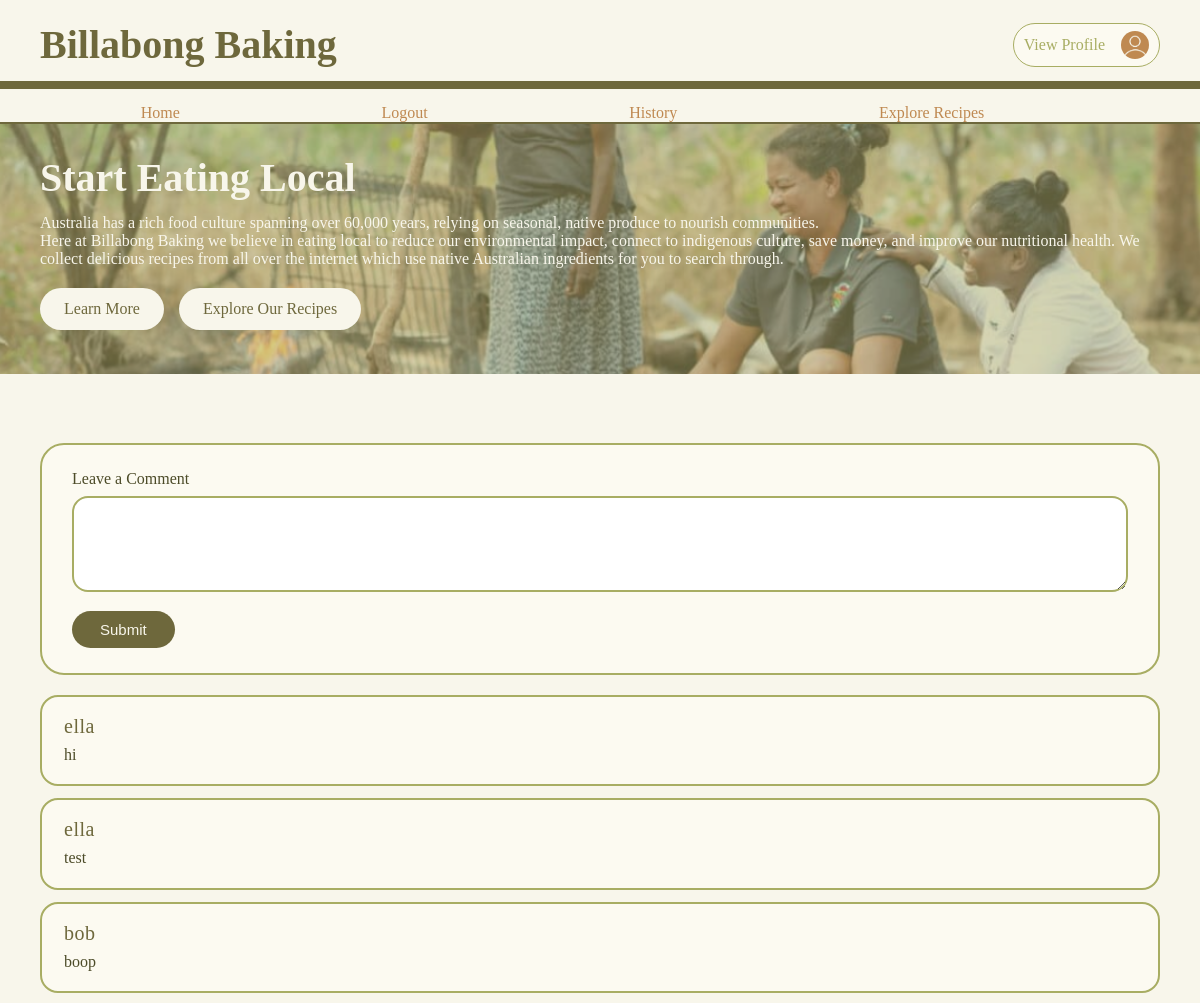
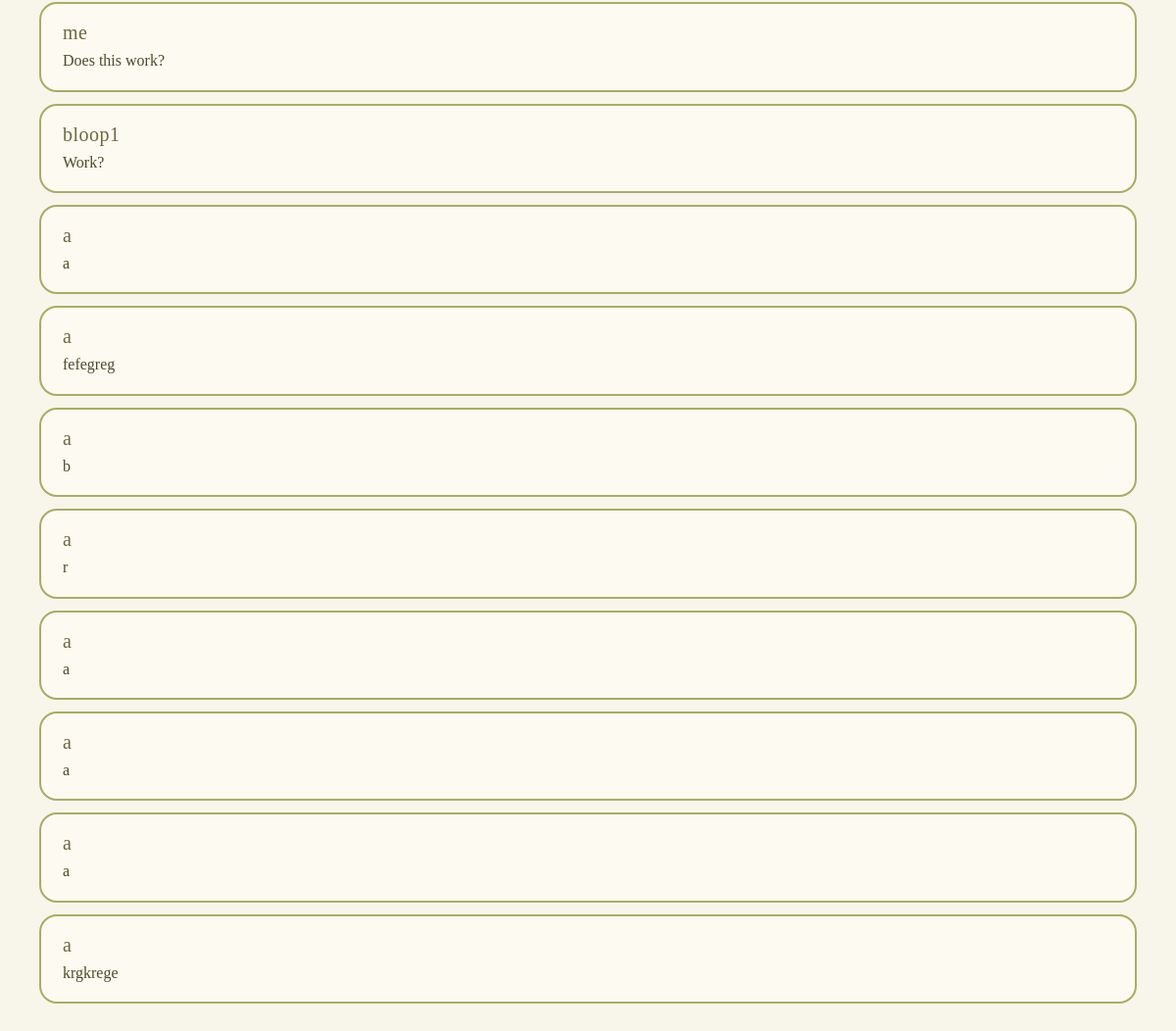
/index (signed in), run on the app's committed database (2 pictures, top to bottom).
### app/models.py (models this page shows, shortened)
class Post(db.Model):
    id: so.Mapped[int] = so.mapped_column(primary_key=True)
    body: so.Mapped[str] = so.mapped_column(sa.String(140))
    timestamp: so.Mapped[datetime] = so.mapped_column(
        index=True, default=lambda: datetime.now(timezone.utc))
    user_id: so.Mapped[int] = so.mapped_column(sa.ForeignKey(User.id),
                                               index=True)
    author: so.Mapped[User] = so.relationship(back_populates='posts')

class User(UserMixin, db.Model):
    id: so.Mapped[int] = so.mapped_column(primary_key=True)
    username: so.Mapped[str] = so.mapped_column(sa.String(64), index=True,
                                                unique=True)
    email: so.Mapped[str] = so.mapped_column(sa.String(120), index=True,
                                             unique=True)
    password_hash: so.Mapped[Optional[str]] = so.mapped_column(sa.String(256))
    posts: so.WriteOnlyMapped['Post'] = so.relationship(
        back_populates='author')

### app/routes.py (the view)
@app.route('/', methods=['GET', 'POST'])
@app.route('/index', methods=['GET', 'POST'])
def index():
    form = PostForm()
    if form.validate_on_submit():
        post = Post(body=form.post.data, author=current_user)
        db.session.add(post)
        db.session.commit()
        return redirect(url_for('index'))
    posts = db.session.scalars(db.select(Post)).all()
    return render_template('index.html', title='Home Page', form=form, posts=posts)

### app/forms.py
class PostForm(FlaskForm):
    post = TextAreaField('Leave a Comment', validators=[
        DataRequired(), Length(min=1, max=140)])
    submit = SubmitField('Submit')

### app/models.py (called while the page is built)
@login.user_loader
def load_user(id):
    return db.session.get(User, int(id))

### app/templates/index.html (shortened to what this page needs)
{% extends "base.html" %}
{% block content %}
    <section class="section1">
        <h1>Start Eating Local</h1>
        <p>Australia has a rich food culture spanning over 60,000 years, relying on seasonal, native produce to nourish communities.</p>
        <p>Here at Billabong Baking we believe in eating local to reduce our environmental impact, connect to indigenous culture, save money, and improve our nutritional health. We collect delicious recipes from all over the internet which use native Australian ingredients for you to search through.</p>
        <div class="s1-button-container">
            <a href="{{ url_for('history') }}" class="default-button">Learn More</a>
            <a href="{{ url_for('explore') }}" class="default-button">Explore Our Recipes</a>
        </div>
    </section>
    <br>
    <div class="comment-section">
        <div class="create-post-card">
            <form action="" method="post" class="post-form">
                <p class="form-group">
                    {{ form.post.label(class="form-label") }}<br>
                    {{ form.post(cols=32, rows=4, class="form-textarea") }}<br>
                </p>
                <p>{{ form.submit(class="submit-button") }}</p>
            </form>
        </div>
        <div class="post-feed">
            {% for post in posts %}
            <div class="post-item">
                <span class="post-author">{{ post.author.username }}</span>
                <p class="post-body">{{ post.body }}</p>
            </div>
            {% endfor %}
        </div>
    </div>
{% endblock %}

### app/templates/base.html (shortened to what this page needs)
<!doctype html>
<html lang="en-AU">
    <head>
        <link rel="stylesheet" href="{{ url_for('static', filename='style.css') }}">
    </head>
    <body>
        <div class="header">
            <h1> Billabong Baking </h1>
            {% if current_user.is_authenticated %}
            <a href="{{ url_for('user', username=current_user.username) }}" class="profile-button">
                View Profile<img class="profile-picture" src="{{ url_for('static', filename='images/profile_picture.png') }}">
            </a>
            {% endif %}
        </div>
        <div class="navbar">
            <a href="{{ url_for('index') }}">Home</a>
            {% if current_user.is_anonymous %}
            <a href="{{ url_for('login') }}">Login</a>
            {% else %}
            <a href="{{ url_for('logout') }}">Logout</a>
            {% endif %}
            <a href="{{ url_for('history') }}">History</a>
            <a href="{{ url_for('explore') }}">Explore Recipes</a>
        </div>
        {% block content %}{% endblock %}
    </body>
</html>

### app/static/style.css (style rules this page uses)
* { margin:0; padding: 0; box-sizing: border-box; }
body { background-color:#F8F6EB; }
.header { justify-content: flex-start; display: flex; align-items: center; position: sticky; background:#F8F6EB; padding: 21px 40px; top: 0; color:#6E683C; font-size: 20px; border-bottom: 8px solid #6E683C; padding-bottom: 13px; margin-bottom: 15px; }
.profile-button { display: flex; margin-left: auto; padding: 7px 10px; gap: 16px; max-width: 150px; text-align: left; align-items: center; border: 1.5px solid #a8ad63; border-radius: 90px; color: #a8ad63; font-size: 1rem; text-decoration: none; background: #FCFAF1; }
.profile-picture { max-width: 28px; height: auto; border-radius: 50%; justify-content: right; align-items: center; }
.navbar { display: flex; height: 20px; align-items: center; border-bottom: 2px solid #6E683C; padding: 0px 40px; box-sizing: border-box; }
.navbar a { text-decoration: none; color:#BF8951; padding-inline: 9%; }
.section1 { min-height: 250px; background-image: url('/static/images/baking_background_picture.png'); background-size: cover; background-position: center; background-repeat: no-repeat; color:#F8F6EB; padding: 10px 40px; }
.section1 h1 { font-size: 40px; padding-bottom: 13px; margin-top: 20px; }
.s1-button-container { display: flex; gap: 15px; margin-top: 20px; padding-bottom: 10px; }
.default-button { background-color:#F8F6EB; color:#6E683C; border-radius: 30px; padding: 12px 24px; text-decoration: none; }
::placeholder { color:#a8ad63; }
.comment-section { margin: 30px auto; display: flex; padding: 21px 40px; flex-direction: column; display: flex; justify-content:left; gap: 20px; }
.create-post-card { background-color: #FCFAF1; padding: 25px 30px; border-radius: 24px; border: 2px solid #a8ad63; width: 100% }
.form-group { margin: 0 0 15px 0; }
.form-label { color: #4C4B28; font-size: 16px; margin-bottom: 8px; display: inline-block; }
.form-textarea, form textarea { width: 100%; border: 2px solid #a8ad63; border-radius: 16px; padding: 12px 15px; font-size: 15px; color: #4C4B28; resize: vertical; box-sizing: border-box; outline: none; }
.submit-button, form input[type="submit"] { background-color:#6E683C; color: #F8F6EB; border: none; padding: 10px 28px; border-radius: 30px; font-size: 15px; cursor: pointer; }
.post-feed { display: flex; flex-direction: column; gap: 12px; }
.post-item { background-color: #FCFAF1; padding: 18px 22px; border-radius: 18px; border: 2px solid #a8ad63; }
.post-author { color: #6E683C; font-size: 20px; letter-spacing: 0.5px; display: block; margin-bottom: 6px; }
.post-body { color: #4C4B28; font-size: 16px; margin: 0; line-height: 1.4; }

### data on the page
Post: author.username "ella", body "hi"
Post: author.username "ella", body "test"
Post: author.username "bob", body "boop"
Post: author.username "me", body "Does this work?"
Post: author.username "bloop1", body "Work?"
Post: author.username "a", body "a"
Post: author.username "a", body "fefegreg"
Post: author.username "a", body "b"
Post: author.username "a", body "r"
Post: author.username "a", body "a"
Post: author.username "a", body "a"
Post: author.username "a", body "a"
Post: author.username "a", body "krgkrege"
